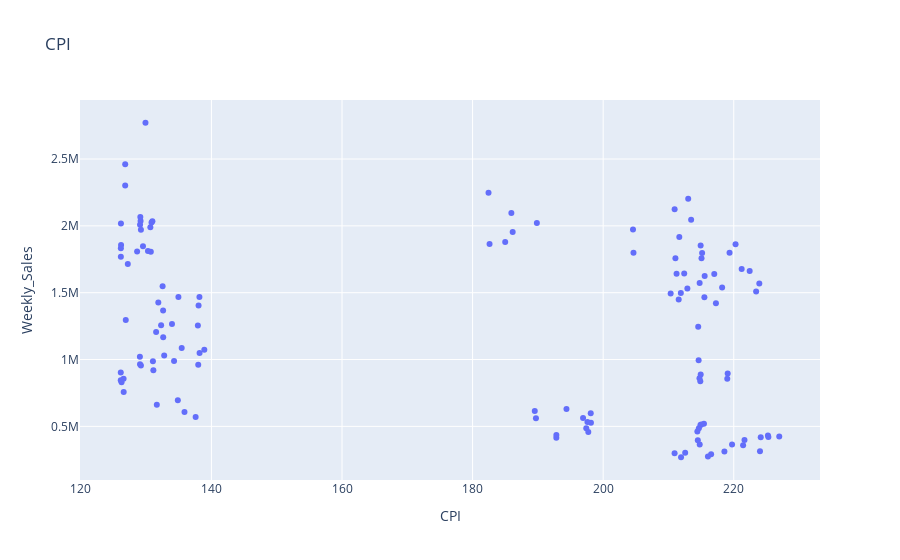

Notebook source saved alongside this figure:
### Code cell
px.scatter(df, x="CPI",y="Weekly_Sales", title="CPI")

### Figure 1 — Plotly figure (JSON) as saved in the notebook; plotly's stock layout.template omitted (floating-point values rounded to 4 significant figures; data arrays with more than 128 entries replaced by an {"elided": "..."} marker saying what was removed)
{"data": [{"hovertemplate": "CPI=%{x}<br>Weekly_Sales=%{y}<extra></extra>", "legendgroup": "", "marker": {"color": "#636efa", "symbol": "circle"}, "mode": "markers", "name": "", "orientation": "v", "showlegend": false, "type": "scatter", "x": {"elided": "134 float values"}, "xaxis": "x", "y": {"elided": "134 float values"}, "yaxis": "y"}], "layout": {"legend": {"tracegroupgap": 0}, "title": {"text": "CPI"}, "xaxis": {"anchor": "y", "domain": [0, 1], "title": {"text": "CPI"}}, "yaxis": {"anchor": "x", "domain": [0, 1], "title": {"text": "Weekly_Sales"}}}}
